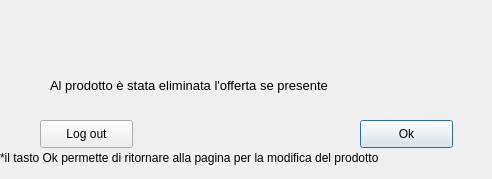
<?xml version="1.0" encoding="UTF-8"?>
<ui version="4.0">
 <class>Dialog</class>
 <widget class="QDialog" name="Dialog">
  <property name="geometry">
   <rect>
    <x>0</x>
    <y>0</y>
    <width>492</width>
    <height>179</height>
   </rect>
  </property>
  <property name="windowTitle">
   <string>Gestione Magazzino</string>
  </property>
  <widget class="QPushButton" name="pushButton_4">
   <property name="geometry">
    <rect>
     <x>360</x>
     <y>120</y>
     <width>93</width>
     <height>28</height>
    </rect>
   </property>
   <property name="text">
    <string>Ok</string>
   </property>
  </widget>
  <widget class="QPushButton" name="pushButton_5">
   <property name="geometry">
    <rect>
     <x>40</x>
     <y>120</y>
     <width>93</width>
     <height>28</height>
    </rect>
   </property>
   <property name="text">
    <string>Log out</string>
   </property>
  </widget>
  <widget class="QLabel" name="label">
   <property name="geometry">
    <rect>
     <x>50</x>
     <y>70</y>
     <width>391</width>
     <height>31</height>
    </rect>
   </property>
   <property name="font">
    <font>
     <pointsize>10</pointsize>
    </font>
   </property>
   <property name="text">
    <string>Al prodotto è stata eliminata l'offerta se presente </string>
   </property>
  </widget>
  <widget class="QLabel" name="label_2">
   <property name="geometry">
    <rect>
     <x>0</x>
     <y>150</y>
     <width>441</width>
     <height>16</height>
    </rect>
   </property>
   <property name="text">
    <string>*il tasto Ok permette di ritornare alla pagina per la modifica del prodotto</string>
   </property>
  </widget>
 </widget>
 <resources/>
 <connections/>
</ui>
